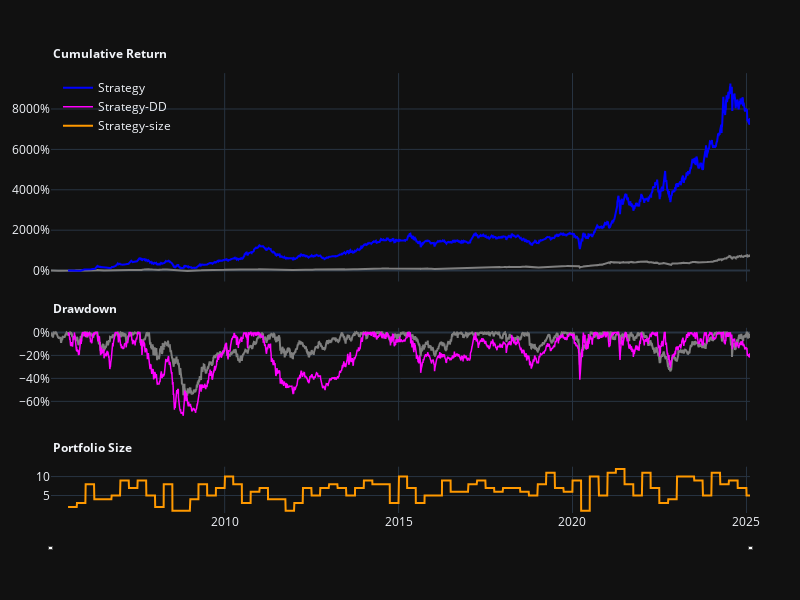

The code cell stored with this chart in its notebook:
### Code cell
tw3factor._plot_equity_curve()

### Figure 1 — Plotly figure (JSON) as saved in the notebook; plotly's stock layout.template omitted (floating-point values rounded to 4 significant figures; data arrays with more than 128 entries replaced by an {"elided": "..."} marker saying what was removed)
{"data": [{"line": {"color": "#7F7F7F", "width": 2}, "name": "Benchmark", "showlegend": false, "type": "scatter", "x": {"elided": "4943 str values"}, "xaxis": "x", "y": {"elided": "4943 float values"}, "yaxis": "y"}, {"line": {"color": "#0000FF", "width": 2}, "name": "Strategy", "type": "scatter", "x": {"elided": "4823 str values"}, "xaxis": "x", "y": {"elided": "4823 float values"}, "yaxis": "y"}, {"line": {"color": "#7F7F7F", "width": 2}, "name": "Benchmark-DD", "showlegend": false, "type": "scatter", "x": {"elided": "4943 str values"}, "xaxis": "x2", "y": {"elided": "4943 float values"}, "yaxis": "y2"}, {"line": {"color": "#FF00FF", "width": 1.5}, "name": "Strategy-DD", "type": "scatter", "x": {"elided": "4823 str values"}, "xaxis": "x2", "y": {"elided": "4823 float values"}, "yaxis": "y2"}, {"line": {"color": "#FF9900", "width": 2}, "name": "Strategy-size", "type": "scatter", "x": {"elided": "4823 str values"}, "xaxis": "x3", "y": {"elided": "4823 int values"}, "yaxis": "y3"}], "layout": {"annotations": [{"showarrow": false, "text": "<b>Cumulative Return</b>", "x": 0, "xref": "x domain", "y": 1, "yref": "y domain", "yshift": 30}, {"showarrow": false, "text": "<b>Drawdown</b>", "x": 0, "xref": "x2 domain", "y": 1, "yref": "y2 domain", "yshift": 30}, {"showarrow": false, "text": "<b>Portfolio Size</b>", "x": 0, "xref": "x3 domain", "y": 1, "yref": "y3 domain", "yshift": 30}], "height": 600, "legend": {"bgcolor": "rgba(0,0,0,0)", "x": 0.01, "xanchor": "left", "y": 0.95, "yanchor": "top"}, "margin": {"b": 50, "l": 50, "r": 50, "t": 50}, "width": 800, "xaxis": {"anchor": "y", "domain": [0, 1], "matches": "x3", "showticklabels": false}, "xaxis2": {"anchor": "y2", "domain": [0, 1], "matches": "x3", "showticklabels": false}, "xaxis3": {"anchor": "y3", "domain": [0, 1], "rangeslider": {"thickness": 0.01, "visible": true}}, "yaxis": {"anchor": "x", "domain": [0.5, 0.95], "tickformat": ".0%"}, "yaxis2": {"anchor": "x2", "domain": [0.2, 0.4], "tickformat": ".0%"}, "yaxis3": {"anchor": "x3", "domain": [0, 0.1]}}}
